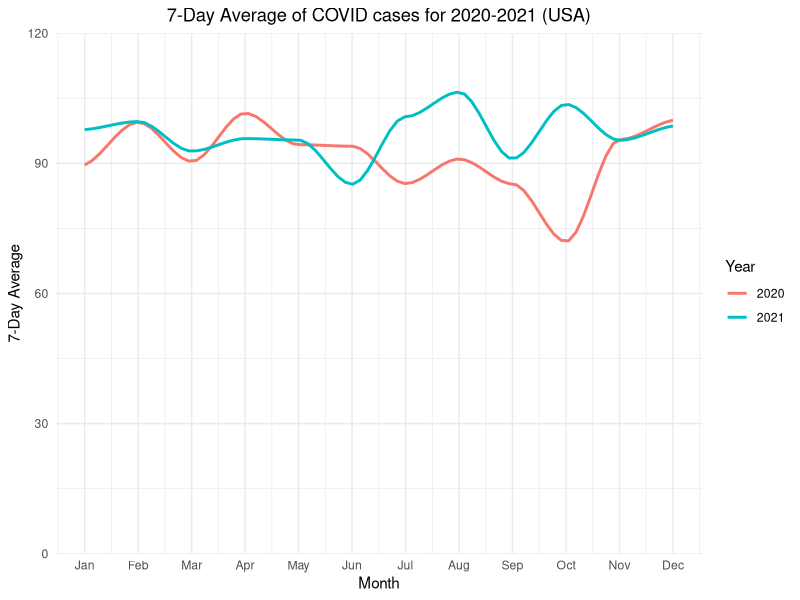
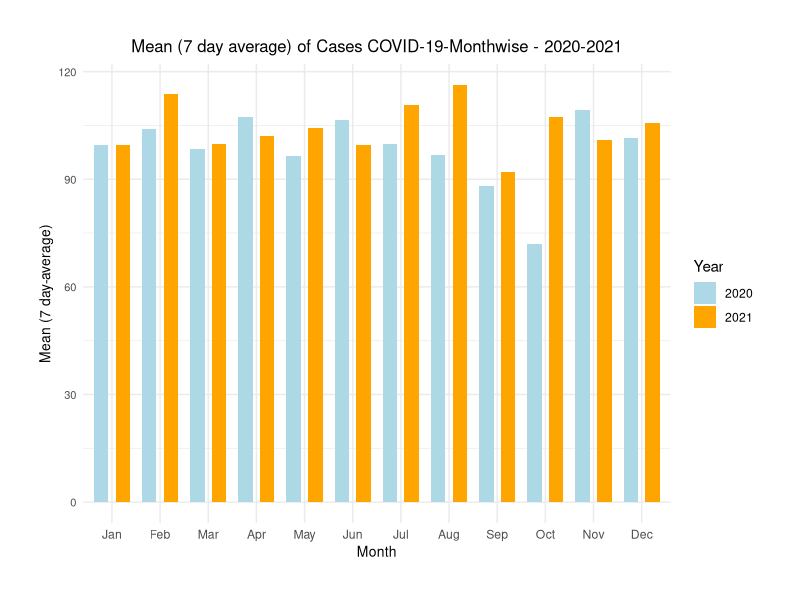

Write the R code that produced these figures, in order.

# Source of visual for revisualization: https://www.nytimes.com/2022/01/06/opinion/omicron-covid-us.html

install.packages("tidyverse")
install.packages("zoo")
install.packages("xts")

# Adding required libraries:
library(tidyverse)

# I am generating a ordered time series of dates for a period of 2 years  and create rolling average
# https://www.geeksforgeeks.org/zoo-package-in-r/
library(zoo) 
library(lubridate)
library(xts)


# Generate dates from 01 Jan 2024
# The reason for choosing seq.Date() over seq() is seq() is more general function and seq.Date() is specific to create date. 
# https://www.geeksforgeeks.org/how-to-generate-a-sequence-of-timestamps-in-r/
# https://rpubs.com/pep1024/date_sequence
date_cases <- seq.Date(from = as.Date("2020-01-01"), to = as.Date("2021-12-31"), by = "day")
num_data<-length(date_cases)
print(num_data)

# Using set.seed(), the sample dataset generated will be reproduced during all execution
set.seed(1)

# Original visual consist of count of number of cases over several months. Hence
# https://www.geeksforgeeks.org/create-random-deviates-of-uniform-distribution-in-r-programming-runif-function/
country_data <- round(runif(num_data, min = 0, max = 200))

# Add missing data of 50 randomly to make the dataset realistic. It is done through randomly selecting few datas and replacing it with NA
# https://www.geeksforgeeks.org/how-to-generate-a-sample-using-the-sample-function-in-r/- Example 5: Random Sampling of List Elements Using sample Function
# syntax: data[sample(1:length(data), size = 4)]
# https://sparkbyexamples.com/r-programming/replace-values-in-r/
NA_data <- sample(1:num_data, size=50)
country_data[NA_data] <- NA

# Create the dataset required for visualization 
sample_dataset<- tibble(
  Date=date_cases,
  Number_of_cases = country_data
)
# Print few sample datasets
head(sample_dataset)

# Save it as .csv file:
write.csv(sample_dataset, "sampleData.csv", row.names = F)

# To plot the cases in each month, we need to take year and month from the Date column.For this we use lubricate library 
# We extract the year and month as a numerical value 
# https://sqlpad.io/tutorial/extract-year-r-complete-guide/#:~:text=A%3A%20The%20lubridate%20package%20in,due%20to%20its%20intuitive%20functions.
# Refer section: What is the lubridate package and how does it help in extracting years?
sample_dataset <- sample_dataset %>%
  mutate(Year = year(Date), 
         Month = month(Date)) 
#https://www.stat.berkeley.edu/~s133/dates.html

# Print few sample datasets with Year and Month column added:
str(sample_dataset)

# Calculating 7 day average: In the original model, the 7-day average will be plotted for 2 years
# https://www.geeksforgeeks.org/how-to-calculate-a-rolling-average-in-r/
# https://stackoverflow.com/questions/66415472/calculate-7-day-average-in-r
sample_dataset <- sample_dataset %>%
  group_by(Year) %>%
  mutate('7-Day avg'= rollmean(Number_of_cases, k=7, fill=NA, na.rm=T)) # Data frame is already passed through pipe operator. na.rm = T is added to ignore the NA values and proceed calculation

str(sample_dataset)

# 1. Visualization using geom smooth 

ggplot(sample_dataset, aes(x = Month, y = `7-Day avg`, color = as.factor(Year), group = Year)) +
  geom_smooth(se = FALSE, method = "loess", span = 0.2, alpha=0.3) + # standard error wave is set to small 
  labs(title = "7-Day Average of COVID cases for 2020-2021 (USA)",
       x = "Month", 
       y = "7-Day Average", 
       color = "Year") +
  theme_minimal() +
  theme(plot.title=element_text(hjust=0.5))+
  scale_y_continuous(expand = c(0, 0), limits = c(0, 120)) +
  scale_x_continuous(breaks = 1:12, labels = month.abb)  # https://forum.posit.co/t/converting-number-month-to-month-name/106389
  
# 2. Visualization using bar graph
  
# Calculate mean for each month from 7-day average and summarize it to plot monthwise 
# https://www.rdocumentation.org/packages/dplyr/versions/0.7.8/topics/summarise
mean_monthly <- sample_dataset %>%
  group_by(Year, Month) %>% # group Month and Year for plotting
  summarize(monthlyMean = mean(`7-Day avg`, na.rm = TRUE))

# Plotting bar to compare the mean values of each month over 2020 and 2021
ggplot(mean_monthly,aes(x = factor(Month, levels = 1:12, labels = month.abb), y = monthlyMean, fill = as.factor(Year))) + # Converting month into Factors to be plotted in x axis
  geom_bar(stat = "identity", position = position_dodge(width = 0.9), width = 0.6) +  # Adjusting the size of bars
  labs(
    title = "Mean (7 day average) of Cases COVID-19-Monthwise - 2020-2021",
    x = "Month",
    y = "Mean (7 day-average)",
    fill = "Year") +
  theme_minimal() +
  theme(axis.title.x = element_text(size = 10),  
        axis.title.y = element_text(size = 10),  
        axis.text.y = element_text(size = 8),   
        plot.margin = margin(1, 1, 1, 1, "cm"),  # To reduce the size of the graph
        plot.title = element_text(size = 12)) +  
  theme(plot.title=element_text(hjust=0.5))+
  scale_fill_manual(values = c("2020" = "lightblue", "2021" = "orange"))
